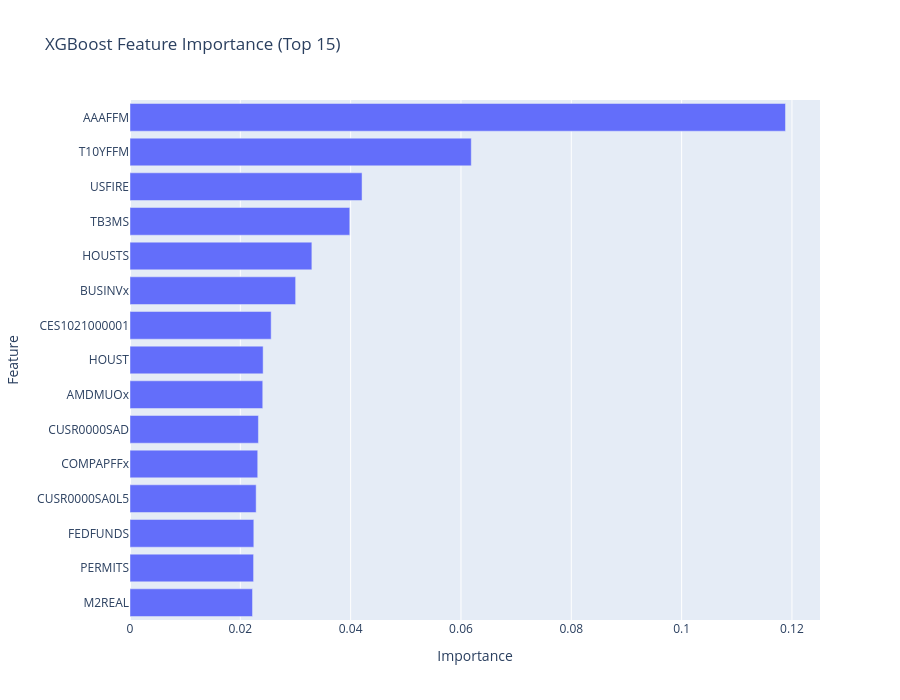
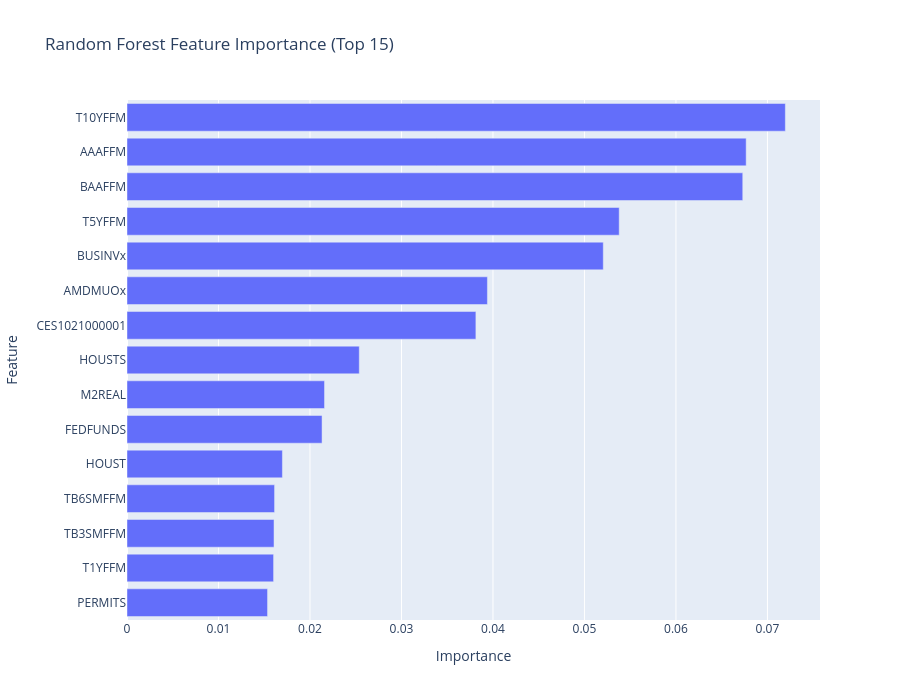
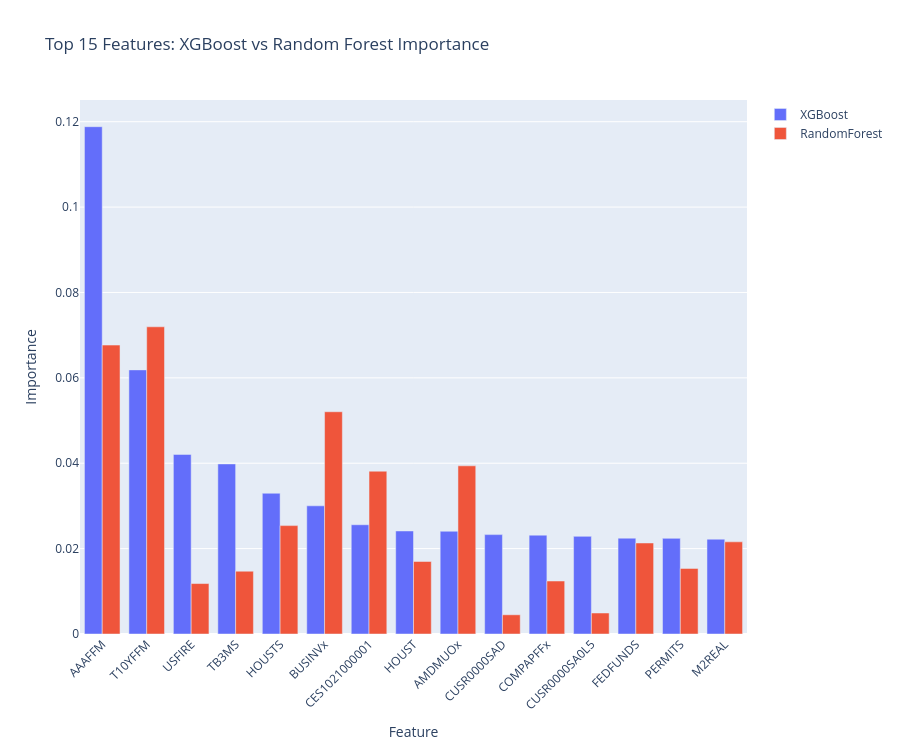

The notebook cell these images were saved under, in order:
### Code cell
# FEATURE IMPORTANCE

import plotly.express as px
import plotly.graph_objects as go

# Use the trained models from the selected fold for importance visualization
xgb_importances = vis_results["XGBoost"]["model"].feature_importances_
rf_importances = vis_results["RandomForest"]["model"].feature_importances_

feature_names = X.columns

xgb_df = pd.DataFrame({
    'Feature': feature_names,
    'Importance': xgb_importances
}).sort_values(by='Importance', ascending=False)

rf_df = pd.DataFrame({
    'Feature': feature_names,
    'Importance': rf_importances
}).sort_values(by='Importance', ascending=False)

# Show top 15 features for each model
xgb_top = xgb_df.head(15)[::-1]
rf_top = rf_df.head(15)[::-1]

fig_xgb = px.bar(
    xgb_top,
    x='Importance',
    y='Feature',
    orientation='h',
    title='XGBoost Feature Importance (Top 15)',
    labels={'Importance': 'Importance', 'Feature': 'Feature'}
)
fig_xgb.update_layout(yaxis={'categoryorder':'total ascending'}, height=700)
fig_xgb.show()

fig_rf = px.bar(
    rf_top,
    x='Importance',
    y='Feature',
    orientation='h',
    title='Random Forest Feature Importance (Top 15)',
    labels={'Importance': 'Importance', 'Feature': 'Feature'}
)
fig_rf.update_layout(yaxis={'categoryorder':'total ascending'}, height=700)
fig_rf.show()

combined_df = pd.DataFrame({
    'Feature': feature_names,
    'XGBoost Importance': xgb_importances,
    'RandomForest Importance': rf_importances
}).sort_values(by='XGBoost Importance', ascending=False)

combined_top = combined_df.head(15)
fig_combined = go.Figure()
fig_combined.add_trace(go.Bar(
    x=combined_top['Feature'],
    y=combined_top['XGBoost Importance'],
    name='XGBoost'
))
fig_combined.add_trace(go.Bar(
    x=combined_top['Feature'],
    y=combined_top['RandomForest Importance'],
    name='RandomForest'
))
fig_combined.update_layout(
    title='Top 15 Features: XGBoost vs Random Forest Importance',
    xaxis_title='Feature',
    yaxis_title='Importance',
    barmode='group',
    xaxis_tickangle=-45,
    height=750
)
fig_combined.show()

feat_df = combined_df.head(15)

### Figure 1 — Plotly figure (JSON) as saved in the notebook; plotly's stock layout.template omitted (floating-point values rounded to 4 significant figures)
{"data": [{"hovertemplate": "Importance=%{x}<br>Feature=%{y}<extra></extra>", "legendgroup": "", "marker": {"color": "#636efa", "pattern": {"shape": ""}}, "name": "", "orientation": "h", "showlegend": false, "textposition": "auto", "type": "bar", "x": [0.02221, 0.0224, 0.02245, 0.02287, 0.02315, 0.02328, 0.02407, 0.02413, 0.02559, 0.03003, 0.03297, 0.03984, 0.04206, 0.06186, 0.1188], "xaxis": "x", "y": ["M2REAL", "PERMITS", "FEDFUNDS", "CUSR0000SA0L5", "COMPAPFFx", "CUSR0000SAD", "AMDMUOx", "HOUST", "CES1021000001", "BUSINVx", "HOUSTS", "TB3MS", "USFIRE", "T10YFFM", "AAAFFM"], "yaxis": "y"}], "layout": {"barmode": "relative", "height": 700, "legend": {"tracegroupgap": 0}, "title": {"text": "XGBoost Feature Importance (Top 15)"}, "xaxis": {"anchor": "y", "domain": [0, 1], "title": {"text": "Importance"}}, "yaxis": {"anchor": "x", "categoryorder": "total ascending", "domain": [0, 1], "title": {"text": "Feature"}}}}

### Figure 2 — Plotly figure (JSON) as saved in the notebook; plotly's stock layout.template omitted (floating-point values rounded to 4 significant figures)
{"data": [{"hovertemplate": "Importance=%{x}<br>Feature=%{y}<extra></extra>", "legendgroup": "", "marker": {"color": "#636efa", "pattern": {"shape": ""}}, "name": "", "orientation": "h", "showlegend": false, "textposition": "auto", "type": "bar", "x": [0.01536, 0.01602, 0.01607, 0.01613, 0.01699, 0.02132, 0.02159, 0.02539, 0.03813, 0.03939, 0.05206, 0.0538, 0.0673, 0.06767, 0.07196], "xaxis": "x", "y": ["PERMITS", "T1YFFM", "TB3SMFFM", "TB6SMFFM", "HOUST", "FEDFUNDS", "M2REAL", "HOUSTS", "CES1021000001", "AMDMUOx", "BUSINVx", "T5YFFM", "BAAFFM", "AAAFFM", "T10YFFM"], "yaxis": "y"}], "layout": {"barmode": "relative", "height": 700, "legend": {"tracegroupgap": 0}, "title": {"text": "Random Forest Feature Importance (Top 15)"}, "xaxis": {"anchor": "y", "domain": [0, 1], "title": {"text": "Importance"}}, "yaxis": {"anchor": "x", "categoryorder": "total ascending", "domain": [0, 1], "title": {"text": "Feature"}}}}

### Figure 3 — Plotly figure (JSON) as saved in the notebook; plotly's stock layout.template omitted (floating-point values rounded to 4 significant figures)
{"data": [{"name": "XGBoost", "type": "bar", "x": ["AAAFFM", "T10YFFM", "USFIRE", "TB3MS", "HOUSTS", "BUSINVx", "CES1021000001", "HOUST", "AMDMUOx", "CUSR0000SAD", "COMPAPFFx", "CUSR0000SA0L5", "FEDFUNDS", "PERMITS", "M2REAL"], "y": [0.1188, 0.06186, 0.04206, 0.03984, 0.03297, 0.03003, 0.02559, 0.02413, 0.02407, 0.02328, 0.02315, 0.02287, 0.02245, 0.0224, 0.02221]}, {"name": "RandomForest", "type": "bar", "x": ["AAAFFM", "T10YFFM", "USFIRE", "TB3MS", "HOUSTS", "BUSINVx", "CES1021000001", "HOUST", "AMDMUOx", "CUSR0000SAD", "COMPAPFFx", "CUSR0000SA0L5", "FEDFUNDS", "PERMITS", "M2REAL"], "y": [0.06767, 0.07196, 0.01182, 0.01471, 0.02539, 0.05206, 0.03813, 0.01699, 0.03939, 0.004501, 0.01241, 0.004919, 0.02132, 0.01536, 0.02159]}], "layout": {"barmode": "group", "height": 750, "title": {"text": "Top 15 Features: XGBoost vs Random Forest Importance"}, "xaxis": {"tickangle": -45, "title": {"text": "Feature"}}, "yaxis": {"title": {"text": "Importance"}}}}
